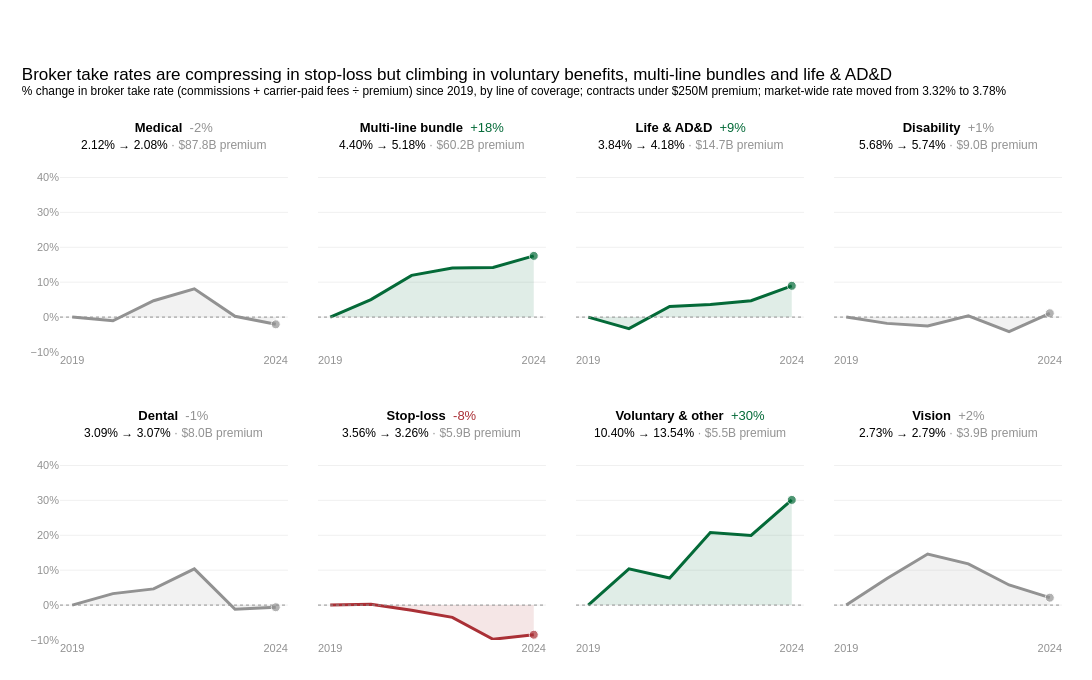

The code cell stored with this chart in its notebook:
### Markdown cell above
## 7. What share of premium are brokers capturing, and is that take rate compressing by line of coverage?

### Code cell
TAKE_RATE = f"""
    WITH filings AS ({FILINGS}),
    flagged AS (
        SELECT
            f.FORM_YEAR,
            COALESCE(a.INS_BROKER_COMM_TOT_AMT, 0) AS commissions,
            COALESCE(a.INS_BROKER_FEES_TOT_AMT, 0) AS fees,
            GREATEST(COALESCE(a.WLFR_TOT_CHARGES_PAID_AMT, 0), COALESCE(a.WLFR_TOT_EARNED_PREM_AMT, 0)) AS premium,
            TRY_CAST(a.INS_PRSN_COVERED_EOY_CNT AS DOUBLE) AS lives,
            COALESCE(a.WLFR_BNFT_HEALTH_IND = '1' OR a.WLFR_BNFT_HMO_IND = '1'
                OR a.WLFR_BNFT_PPO_IND = '1' OR a.WLFR_BNFT_DRUG_IND = '1', FALSE) AS med,
            COALESCE(a.WLFR_BNFT_STOP_LOSS_IND = '1', FALSE) AS sl,
            COALESCE(a.WLFR_BNFT_DENTAL_IND = '1', FALSE) AS den,
            COALESCE(a.WLFR_BNFT_VISION_IND = '1', FALSE) AS vis,
            COALESCE(a.WLFR_BNFT_LIFE_INSUR_IND = '1', FALSE) AS life,
            COALESCE(a.WLFR_BNFT_TEMP_DISAB_IND = '1'
                OR a.WLFR_BNFT_LONG_TERM_DISAB_IND = '1', FALSE) AS dis,
            COALESCE(a.WLFR_BNFT_OTHER_IND = '1' OR a.WLFR_BNFT_INDEMNITY_IND = '1'
                OR a.WLFR_BNFT_UNEMP_IND = '1', FALSE) AS oth
        FROM gold.SCH_A a
        JOIN filings f USING (ACK_ID)
    )
    SELECT
        FORM_YEAR,
        CASE
            WHEN sl THEN 'Stop-loss'
            WHEN med AND NOT (den OR vis OR life OR dis) THEN 'Medical'
            WHEN den AND NOT (med OR vis OR life OR dis) THEN 'Dental'
            WHEN vis AND NOT (med OR den OR life OR dis) THEN 'Vision'
            WHEN life AND NOT (med OR den OR vis OR dis) THEN 'Life & AD&D'
            WHEN dis AND NOT (med OR den OR vis OR life) THEN 'Disability'
            WHEN med OR den OR vis OR life OR dis THEN 'Multi-line bundle'
            WHEN oth THEN 'Voluntary & other'
        END AS line,
        SUM(premium) AS premium,
        SUM(commissions + fees) AS compensation
    FROM flagged
    -- Same screen as the other charts, plus implausible premium/life and pay above 100% of premium
    WHERE commissions >= 0
      AND fees >= 0
      AND lives BETWEEN 1 AND 1000000
      AND (commissions + fees) / lives <= 2500
      AND premium > 0
      AND premium / lives <= 50000
      AND (commissions + fees) / premium <= 1
      AND premium <= 250000000
    GROUP BY 1, 2
    HAVING line IS NOT NULL
"""

with duckdb.connect(DB_PATH, read_only=True) as con:
    take_rate = con.sql(TAKE_RATE).df()

take_rate["rate"] = take_rate["compensation"] / take_rate["premium"] * 100
rates = take_rate.pivot(index="line", columns="FORM_YEAR", values="rate")[YEARS]
premium_last = take_rate[take_rate["FORM_YEAR"] == LAST].set_index("line")["premium"]
rates = rates.loc[premium_last.sort_values(ascending=False).index]
rate_change = rates.div(rates[FIRST], axis=0).sub(1).mul(100)

overall = take_rate.groupby("FORM_YEAR")[["compensation", "premium"]].sum()
overall_rate = overall["compensation"] / overall["premium"] * 100

title_names = {
    "Multi-line bundle": "multi-line bundles",
    "Voluntary & other": "voluntary benefits",
    "Life & AD&D": "life & AD&D",
}
rising = rate_change[LAST][rate_change[LAST] >= 3].sort_values(ascending=False).index
falling = rate_change[LAST][rate_change[LAST] <= -3].sort_values().index


def join_names(lines):
    names = [title_names.get(ln, ln.lower()) for ln in lines]
    return names[0] if len(names) == 1 else ", ".join(names[:-1]) + " and " + names[-1]


def trend_color(pct):
    return PALETTE[2] if pct >= 3 else RED if pct <= -3 else GREY


def panel_title(line):
    pct = rate_change.loc[line, LAST]
    return (
        f"<b>{line}</b>  <span style='color:{trend_color(pct)}'>{pct:+.0f}%</span>"
        f"<br><span style='font-size:12px'>{rates.loc[line, FIRST]:.2f}% → {rates.loc[line, LAST]:.2f}% "
        f"<span style='color:{GREY}'>· {money(premium_last[line])} premium</span></span>"
    )


n_cols = 4
fig = make_subplots(
    rows=int(np.ceil(len(rates) / n_cols)),
    cols=n_cols,
    subplot_titles=[panel_title(line) for line in rates.index],
    shared_yaxes=True,
    horizontal_spacing=0.03,
    vertical_spacing=0.2,
)
base_theme(
    fig,
    f"Broker take rates are compressing in {join_names(falling)} but climbing in {join_names(rising[:3])}",
    f"% change in broker take rate (commissions + carrier-paid fees ÷ premium) since {FIRST}, by line of coverage; "
    f"contracts under {USD}250M premium; market-wide rate moved from {overall_rate[FIRST]:.2f}% to {overall_rate[LAST]:.2f}%",
    height=680,
)

y_min = np.floor(min(rate_change.values.min(), -5) / 10) * 10
y_max = np.ceil(rate_change.values.max() / 10) * 10 + 5

for i, line in enumerate(rates.index):
    row, col = i // n_cols + 1, i % n_cols + 1
    pct = rate_change.loc[line, LAST]
    color = trend_color(pct)
    fill = {
        PALETTE[2]: "rgba(4, 106, 56, 0.12)",
        RED: "rgba(170, 48, 54, 0.12)",
    }.get(color, "rgba(146, 146, 146, 0.12)")

    fig.add_trace(
        go.Scatter(
            x=YEARS,
            y=rate_change.loc[line],
            mode="lines+markers",
            line=dict(color=color, width=3),
            fill="tozeroy",
            fillcolor=fill,
            marker=dict(size=[0] * (len(YEARS) - 1) + [9], color=color),
            customdata=rates.loc[line],
            showlegend=False,
            hovertemplate=f"{line}<br>%{{x}}: %{{customdata:.2f}}% take rate (%{{y:+.1f}}% vs {FIRST})<extra></extra>",
        ),
        row=row,
        col=col,
    )
    fig.add_hline(y=0, line=dict(color=GREY, width=1, dash="dot"), row=row, col=col)
    fig.update_xaxes(
        tickvals=[FIRST, LAST],
        showgrid=False,
        tickfont=dict(size=11, color=GREY),
        range=[FIRST - 0.3, LAST + 0.3],
        row=row,
        col=col,
    )

fig.update_yaxes(
    range=[y_min, y_max],
    ticksuffix="%",
    tickformat="+.0f",
    dtick=10,
    gridcolor="#F0F0F0",
    zeroline=False,
    tickfont=dict(size=11, color=GREY),
)
fig.update_annotations(font=dict(size=13, color=BLACK), yshift=6)
fig.update_layout(width=FIG_WIDTH, margin=dict(l=60, r=30, t=160, b=40))
save_figure(fig, "07-broker-take-rate-by-line", ANALYSIS_PATH)
fig.show()

### Figure 1 — Plotly figure (JSON) as saved in the notebook; plotly's stock layout.template omitted (floating-point values rounded to 4 significant figures)
{"data": [{"customdata": [2.121, 2.098, 2.22, 2.292, 2.125, 2.077], "fill": "tozeroy", "fillcolor": "rgba(146, 146, 146, 0.12)", "hovertemplate": "Medical<br>%{x}: %{customdata:.2f}% take rate (%{y:+.1f}% vs 2019)<extra></extra>", "line": {"color": "#929292", "width": 3}, "marker": {"color": "#929292", "size": [0, 0, 0, 0, 0, 9]}, "mode": "lines+markers", "showlegend": false, "type": "scatter", "x": [2019, 2020, 2021, 2022, 2023, 2024], "xaxis": "x", "y": [0.0, -1.059, 4.695, 8.085, 0.2216, -2.074], "yaxis": "y"}, {"customdata": [4.404, 4.625, 4.93, 5.024, 5.03, 5.176], "fill": "tozeroy", "fillcolor": "rgba(4, 106, 56, 0.12)", "hovertemplate": "Multi-line bundle<br>%{x}: %{customdata:.2f}% take rate (%{y:+.1f}% vs 2019)<extra></extra>", "line": {"color": "#046A38", "width": 3}, "marker": {"color": "#046A38", "size": [0, 0, 0, 0, 0, 9]}, "mode": "lines+markers", "showlegend": false, "type": "scatter", "x": [2019, 2020, 2021, 2022, 2023, 2024], "xaxis": "x2", "y": [0.0, 5.019, 11.95, 14.08, 14.22, 17.53], "yaxis": "y2"}, {"customdata": [3.84, 3.713, 3.958, 3.978, 4.02, 4.184], "fill": "tozeroy", "fillcolor": "rgba(4, 106, 56, 0.12)", "hovertemplate": "Life & AD&D<br>%{x}: %{customdata:.2f}% take rate (%{y:+.1f}% vs 2019)<extra></extra>", "line": {"color": "#046A38", "width": 3}, "marker": {"color": "#046A38", "size": [0, 0, 0, 0, 0, 9]}, "mode": "lines+markers", "showlegend": false, "type": "scatter", "x": [2019, 2020, 2021, 2022, 2023, 2024], "xaxis": "x3", "y": [0.0, -3.305, 3.069, 3.59, 4.678, 8.961], "yaxis": "y3"}, {"customdata": [5.68, 5.577, 5.536, 5.7, 5.442, 5.742], "fill": "tozeroy", "fillcolor": "rgba(146, 146, 146, 0.12)", "hovertemplate": "Disability<br>%{x}: %{customdata:.2f}% take rate (%{y:+.1f}% vs 2019)<extra></extra>", "line": {"color": "#929292", "width": 3}, "marker": {"color": "#929292", "size": [0, 0, 0, 0, 0, 9]}, "mode": "lines+markers", "showlegend": false, "type": "scatter", "x": [2019, 2020, 2021, 2022, 2023, 2024], "xaxis": "x4", "y": [0.0, -1.802, -2.523, 0.3552, -4.176, 1.093], "yaxis": "y4"}, {"customdata": [3.087, 3.189, 3.231, 3.408, 3.05, 3.068], "fill": "tozeroy", "fillcolor": "rgba(146, 146, 146, 0.12)", "hovertemplate": "Dental<br>%{x}: %{customdata:.2f}% take rate (%{y:+.1f}% vs 2019)<extra></extra>", "line": {"color": "#929292", "width": 3}, "marker": {"color": "#929292", "size": [0, 0, 0, 0, 0, 9]}, "mode": "lines+markers", "showlegend": false, "type": "scatter", "x": [2019, 2020, 2021, 2022, 2023, 2024], "xaxis": "x5", "y": [0.0, 3.285, 4.648, 10.37, -1.214, -0.6194], "yaxis": "y5"}, {"customdata": [3.557, 3.565, 3.505, 3.432, 3.209, 3.256], "fill": "tozeroy", "fillcolor": "rgba(170, 48, 54, 0.12)", "hovertemplate": "Stop-loss<br>%{x}: %{customdata:.2f}% take rate (%{y:+.1f}% vs 2019)<extra></extra>", "line": {"color": "#AA3036", "width": 3}, "marker": {"color": "#AA3036", "size": [0, 0, 0, 0, 0, 9]}, "mode": "lines+markers", "showlegend": false, "type": "scatter", "x": [2019, 2020, 2021, 2022, 2023, 2024], "xaxis": "x6", "y": [0.0, 0.2132, -1.484, -3.514, -9.788, -8.481], "yaxis": "y6"}, {"customdata": [10.4, 11.48, 11.21, 12.56, 12.48, 13.54], "fill": "tozeroy", "fillcolor": "rgba(4, 106, 56, 0.12)", "hovertemplate": "Voluntary & other<br>%{x}: %{customdata:.2f}% take rate (%{y:+.1f}% vs 2019)<extra></extra>", "line": {"color": "#046A38", "width": 3}, "marker": {"color": "#046A38", "size": [0, 0, 0, 0, 0, 9]}, "mode": "lines+markers", "showlegend": false, "type": "scatter", "x": [2019, 2020, 2021, 2022, 2023, 2024], "xaxis": "x7", "y": [0.0, 10.38, 7.738, 20.79, 19.94, 30.13], "yaxis": "y7"}, {"customdata": [2.732, 2.941, 3.131, 3.054, 2.889, 2.79], "fill": "tozeroy", "fillcolor": "rgba(146, 146, 146, 0.12)", "hovertemplate": "Vision<br>%{x}: %{customdata:.2f}% take rate (%{y:+.1f}% vs 2019)<extra></extra>", "line": {"color": "#929292", "width": 3}, "marker": {"color": "#929292", "size": [0, 0, 0, 0, 0, 9]}, "mode": "lines+markers", "showlegend": false, "type": "scatter", "x": [2019, 2020, 2021, 2022, 2023, 2024], "xaxis": "x8", "y": [0.0, 7.644, 14.61, 11.8, 5.76, 2.119], "yaxis": "y8"}], "layout": {"annotations": [{"font": {"color": "#000000", "size": 13}, "showarrow": false, "text": "<b>Medical</b>  <span style='color:#929292'>-2%</span><br><span style='font-size:12px'>2.12% → 2.08% <span style='color:#929292'>· &#36;87.8B premium</span></span>", "x": 0.1138, "xanchor": "center", "xref": "paper", "y": 1.0, "yanchor": "bottom", "yref": "paper", "yshift": 6}, {"font": {"color": "#000000", "size": 13}, "showarrow": false, "text": "<b>Multi-line bundle</b>  <span style='color:#046A38'>+18%</span><br><span style='font-size:12px'>4.40% → 5.18% <span style='color:#929292'>· &#36;60.2B premium</span></span>", "x": 0.3713, "xanchor": "center", "xref": "paper", "y": 1.0, "yanchor": "bottom", "yref": "paper", "yshift": 6}, {"font": {"color": "#000000", "size": 13}, "showarrow": false, "text": "<b>Life & AD&D</b>  <span style='color:#046A38'>+9%</span><br><span style='font-size:12px'>3.84% → 4.18% <span style='color:#929292'>· &#36;14.7B premium</span></span>", "x": 0.6288, "xanchor": "center", "xref": "paper", "y": 1.0, "yanchor": "bottom", "yref": "paper", "yshift": 6}, {"font": {"color": "#000000", "size": 13}, "showarrow": false, "text": "<b>Disability</b>  <span style='color:#929292'>+1%</span><br><span style='font-size:12px'>5.68% → 5.74% <span style='color:#929292'>· &#36;9.0B premium</span></span>", "x": 0.8862, "xanchor": "center", "xref": "paper", "y": 1.0, "yanchor": "bottom", "yref": "paper", "yshift": 6}, {"font": {"color": "#000000", "size": 13}, "showarrow": false, "text": "<b>Dental</b>  <span style='color:#929292'>-1%</span><br><span style='font-size:12px'>3.09% → 3.07% <span style='color:#929292'>· &#36;8.0B premium</span></span>", "x": 0.1138, "xanchor": "center", "xref": "paper", "y": 0.4, "yanchor": "bottom", "yref": "paper", "yshift": 6}, {"font": {"color": "#000000", "size": 13}, "showarrow": false, "text": "<b>Stop-loss</b>  <span style='color:#AA3036'>-8%</span><br><span style='font-size:12px'>3.56% → 3.26% <span style='color:#929292'>· &#36;5.9B premium</span></span>", "x": 0.3713, "xanchor": "center", "xref": "paper", "y": 0.4, "yanchor": "bottom", "yref": "paper", "yshift": 6}, {"font": {"color": "#000000", "size": 13}, "showarrow": false, "text": "<b>Voluntary & other</b>  <span style='color:#046A38'>+30%</span><br><span style='font-size:12px'>10.40% → 13.54% <span style='color:#929292'>· &#36;5.5B premium</span></span>", "x": 0.6288, "xanchor": "center", "xref": "paper", "y": 0.4, "yanchor": "bottom", "yref": "paper", "yshift": 6}, {"font": {"color": "#000000", "size": 13}, "showarrow": false, "text": "<b>Vision</b>  <span style='color:#929292'>+2%</span><br><span style='font-size:12px'>2.73% → 2.79% <span style='color:#929292'>· &#36;3.9B premium</span></span>", "x": 0.8862, "xanchor": "center", "xref": "paper", "y": 0.4, "yanchor": "bottom", "yref": "paper", "yshift": 6}], "colorway": ["#86BC25", "#43B02A", "#046A38"], "font": {"color": "#000000", "family": "Arial, sans-serif"}, "height": 680, "hoverlabel": {"bgcolor": "white", "font": {"color": "#000000"}}, "legend": {"font": {"color": "#000000"}, "orientation": "h", "x": 1, "xanchor": "right", "y": 1.01, "yanchor": "bottom"}, "margin": {"b": 40, "l": 60, "r": 30, "t": 160}, "paper_bgcolor": "white", "plot_bgcolor": "white", "shapes": [{"line": {"color": "#929292", "dash": "dot", "width": 1}, "type": "line", "x0": 0, "x1": 1, "xref": "x domain", "y0": 0, "y1": 0, "yref": "y"}, {"line": {"color": "#929292", "dash": "dot", "width": 1}, "type": "line", "x0": 0, "x1": 1, "xref": "x2 domain", "y0": 0, "y1": 0, "yref": "y2"}, {"line": {"color": "#929292", "dash": "dot", "width": 1}, "type": "line", "x0": 0, "x1": 1, "xref": "x3 domain", "y0": 0, "y1": 0, "yref": "y3"}, {"line": {"color": "#929292", "dash": "dot", "width": 1}, "type": "line", "x0": 0, "x1": 1, "xref": "x4 domain", "y0": 0, "y1": 0, "yref": "y4"}, {"line": {"color": "#929292", "dash": "dot", "width": 1}, "type": "line", "x0": 0, "x1": 1, "xref": "x5 domain", "y0": 0, "y1": 0, "yref": "y5"}, {"line": {"color": "#929292", "dash": "dot", "width": 1}, "type": "line", "x0": 0, "x1": 1, "xref": "x6 domain", "y0": 0, "y1": 0, "yref": "y6"}, {"line": {"color": "#929292", "dash": "dot", "width": 1}, "type": "line", "x0": 0, "x1": 1, "xref": "x7 domain", "y0": 0, "y1": 0, "yref": "y7"}, {"line": {"color": "#929292", "dash": "dot", "width": 1}, "type": "line", "x0": 0, "x1": 1, "xref": "x8 domain", "y0": 0, "y1": 0, "yref": "y8"}], "title": {"font": {"color": "#000000", "family": "Arial, sans-serif"}, "text": "Broker take rates are compressing in stop-loss but climbing in voluntary benefits, multi-line bundles and life & AD&D<br><sup>% change in broker take rate (commissions + carrier-paid fees ÷ premium) since 2019, by line of coverage; contracts under &#36;250M premium; market-wide rate moved from 3.32% to 3.78%</sup>", "x": 0.02, "xanchor": "left"}, "width": 1100, "xaxis": {"anchor": "y", "domain": [0.0, 0.2275], "range": [2019.0, 2024.0], "showgrid": false, "tickfont": {"color": "#929292", "size": 11}, "tickvals": [2019, 2024], "title": {"font": {"color": "#000000"}}}, "xaxis2": {"anchor": "y2", "domain": [0.2575, 0.485], "range": [2019.0, 2024.0], "showgrid": false, "tickfont": {"color": "#929292", "size": 11}, "tickvals": [2019, 2024]}, "xaxis3": {"anchor": "y3", "domain": [0.515, 0.7425], "range": [2019.0, 2024.0], "showgrid": false, "tickfont": {"color": "#929292", "size": 11}, "tickvals": [2019, 2024]}, "xaxis4": {"anchor": "y4", "domain": [0.7725, 1.0], "range": [2019.0, 2024.0], "showgrid": false, "tickfont": {"color": "#929292", "size": 11}, "tickvals": [2019, 2024]}, "xaxis5": {"anchor": "y5", "domain": [0.0, 0.2275], "range": [2019.0, 2024.0], "showgrid": false, "tickfont": {"color": "#929292", "size": 11}, "tickvals": [2019, 2024]}, "xaxis6": {"anchor": "y6", "domain": [0.2575, 0.485], "range": [2019.0, 2024.0], "showgrid": false, "tickfont": {"color": "#929292", "size": 11}, "tickvals": [2019, 2024]}, "xaxis7": {"anchor": "y7", "domain": [0.515, 0.7425], "range": [2019.0, 2024.0], "showgrid": false, "tickfont": {"color": "#929292", "size": 11}, "tickvals": [2019, 2024]}, "xaxis8": {"anchor": "y8", "domain": [0.7725, 1.0], "range": [2019.0, 2024.0], "showgrid": false, "tickfont": {"color": "#929292", "size": 11}, "tickvals": [2019, 2024]}, "yaxis": {"anchor": "x", "domain": [0.6, 1.0], "dtick": 10, "gridcolor": "#F0F0F0", "range": [-10.0, 45.0], "tickfont": {"color": "#929292", "size": 11}, "tickformat": "+.0f", "ticksuffix": "%", "title": {"font": {"color": "#000000"}}, "zeroline": false}, "yaxis2": {"anchor": "x2", "domain": [0.6, 1.0], "dtick": 10, "gridcolor": "#F0F0F0", "matches": "y", "range": [-10.0, 45.0], "showticklabels": false, "tickfont": {"color": "#929292", "size": 11}, "tickformat": "+.0f", "ticksuffix": "%", "zeroline": false}, "yaxis3": {"anchor": "x3", "domain": [0.6, 1.0], "dtick": 10, "gridcolor": "#F0F0F0", "matches": "y", "range": [-10.0, 45.0], "showticklabels": false, "tickfont": {"color": "#929292", "size": 11}, "tickformat": "+.0f", "ticksuffix": "%", "zeroline": false}, "yaxis4": {"anchor": "x4", "domain": [0.6, 1.0], "dtick": 10, "gridcolor": "#F0F0F0", "matches": "y", "range": [-10.0, 45.0], "showticklabels": false, "tickfont": {"color": "#929292", "size": 11}, "tickformat": "+.0f", "ticksuffix": "%", "zeroline": false}, "yaxis5": {"anchor": "x5", "domain": [0.0, 0.4], "dtick": 10, "gridcolor": "#F0F0F0", "range": [-10.0, 45.0], "tickfont": {"color": "#929292", "size": 11}, "tickformat": "+.0f", "ticksuffix": "%", "zeroline": false}, "yaxis6": {"anchor": "x6", "domain": [0.0, 0.4], "dtick": 10, "gridcolor": "#F0F0F0", "matches": "y5", "range": [-10.0, 45.0], "showticklabels": false, "tickfont": {"color": "#929292", "size": 11}, "tickformat": "+.0f", "ticksuffix": "%", "zeroline": false}, "yaxis7": {"anchor": "x7", "domain": [0.0, 0.4], "dtick": 10, "gridcolor": "#F0F0F0", "matches": "y5", "range": [-10.0, 45.0], "showticklabels": false, "tickfont": {"color": "#929292", "size": 11}, "tickformat": "+.0f", "ticksuffix": "%", "zeroline": false}, "yaxis8": {"anchor": "x8", "domain": [0.0, 0.4], "dtick": 10, "gridcolor": "#F0F0F0", "matches": "y5", "range": [-10.0, 45.0], "showticklabels": false, "tickfont": {"color": "#929292", "size": 11}, "tickformat": "+.0f", "ticksuffix": "%", "zeroline": false}}}
